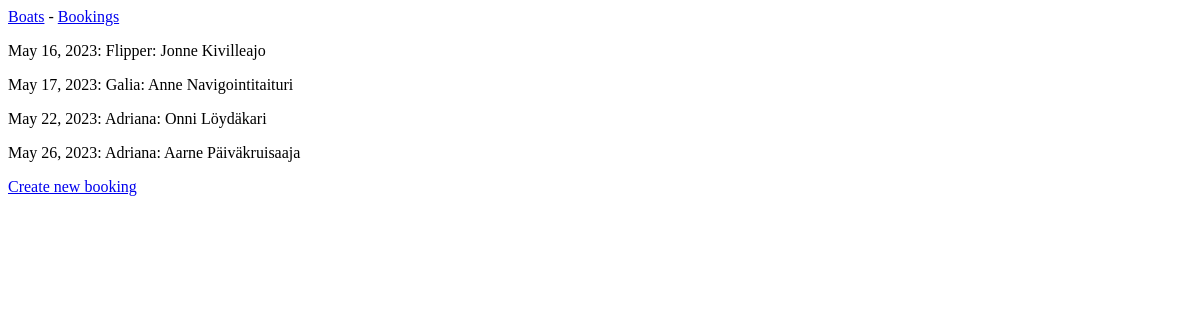
Before: / with the older database file.
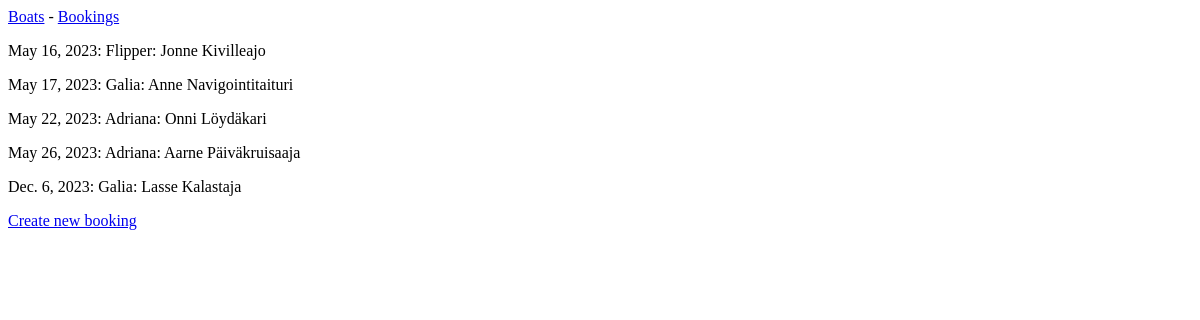
After: the same page with the newer database file.
### boats/models.py (models this page shows, shortened)
class Booking(models.Model):
    booking_date = models.DateField()
    boat = models.ForeignKey(Boat, on_delete=models.CASCADE)
    lessor_name = models.CharField(max_length=150)

class Boat(models.Model):
    name = models.CharField(max_length=150)
    make = models.CharField(max_length=150)
    engine_hp = models.FloatField(blank=True, null=True)
    owner_name = models.CharField(max_length=150)
    created = models.DateTimeField(auto_now_add=True, null=True)
    def __str__(self):
        return self.name

### boats/views.py (the view)
# urls.py: path('', BookingListView.as_view()),
class BookingListView(ListView):
    model = Booking

### boats/templates/boats/booking_list.html
{% extends "boats/base.html" %}
{% block "content" %}
	{% for object in object_list %}
    	<p>{{object.booking_date}}: {{object.boat}}: {{object.lessor_name}}</p>
	{% endfor %}
    <p><a href="bookings/new">Create new booking</a></p>
{% endblock "content" %}

Changed rows visible on the page:
added Booking: booking_date "Dec. 6, 2023", boat "Galia", lessor_name "Lasse Kalastaja"
